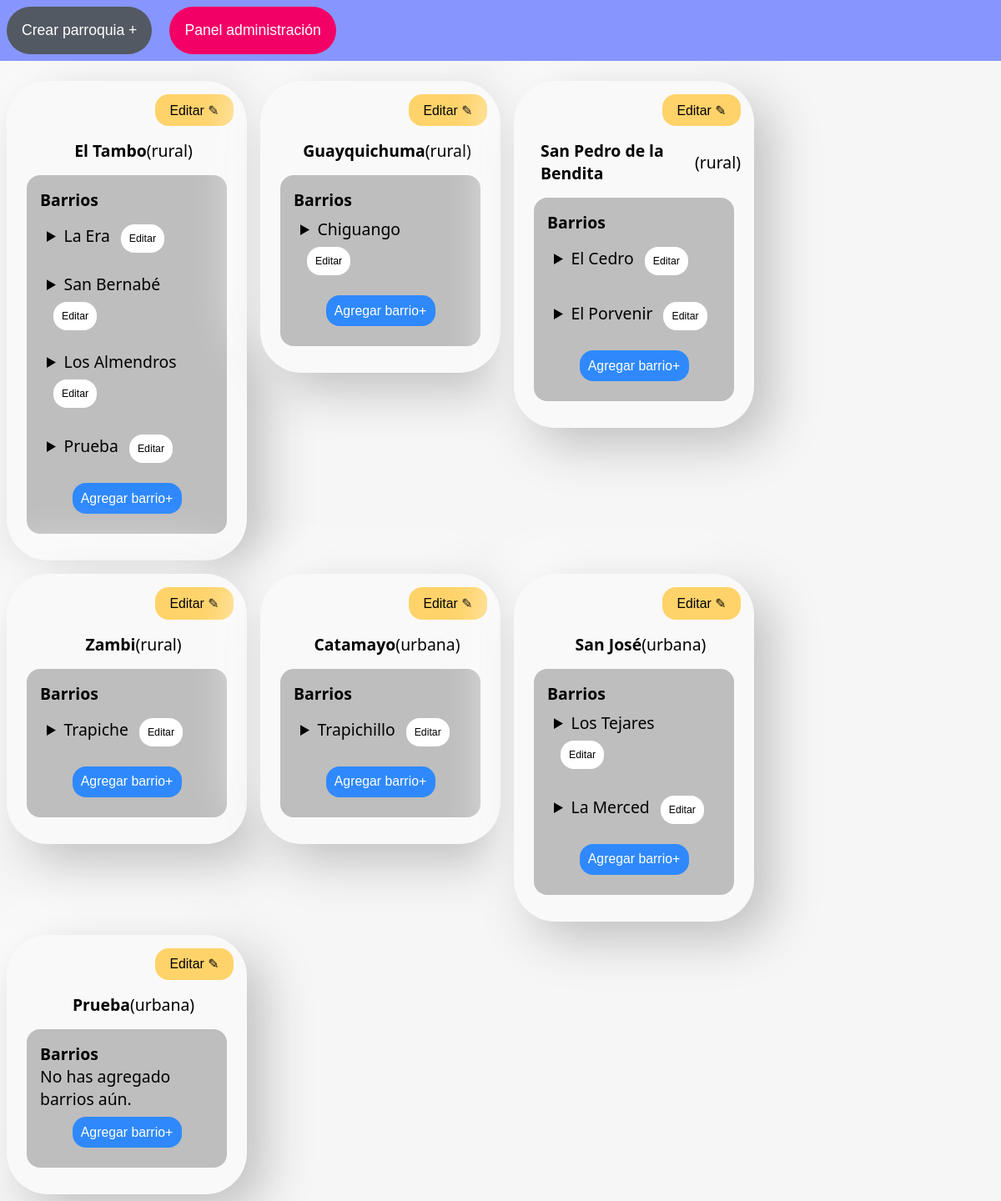
The app's page /ordenamiento/parroquias, older data.
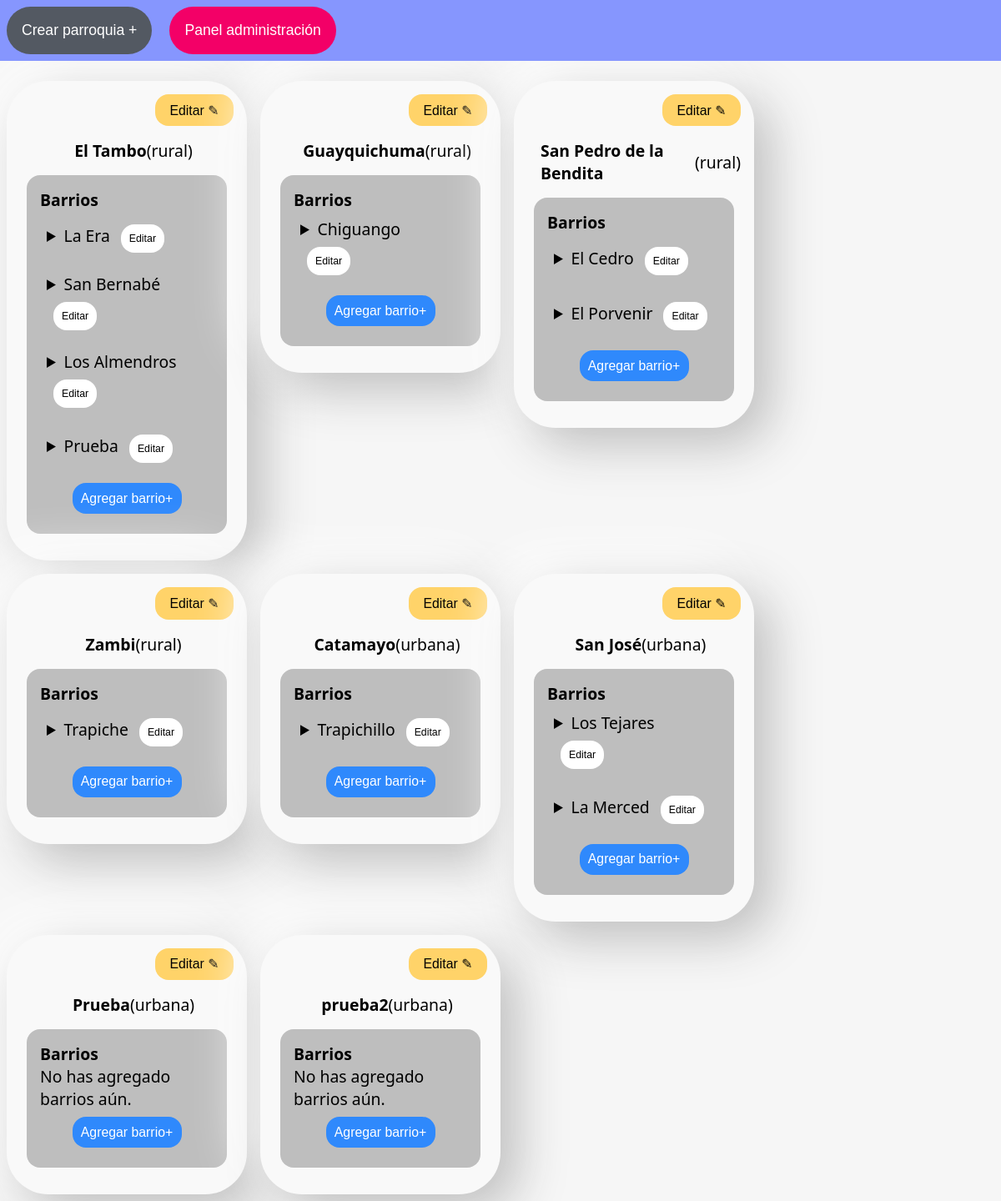
The same page, newer data.
### ordenamiento/models.py (models this page shows, shortened)
class Parroquia(models.Model):
    nombre = models.CharField(max_length=30)
    tipo = models.CharField(max_length=30, choices=(('urbana', 'Urbana'), ('rural', 'Rural')))

class Barrio(models.Model):
    nombre = models.CharField(max_length=30)
    numero_viviendas = models.PositiveIntegerField()
    numero_parques = models.PositiveIntegerField(choices=((1, '1'), (2, '2'), (3, '3'), (4, '4'), (5, '5'), (6, '6')))
    numero_edificios = models.PositiveIntegerField()
    parroquia = models.ForeignKey(Parroquia, on_delete=models.CASCADE)

### ordenamiento/views.py (the view)
# urls.py: path('parroquias', views.index, name='index'),
def index(request):
    parroquias = Parroquia.objects.all()
    displayed_data = {'parroquias': parroquias}
    return render(request, 'index.html', displayed_data)

### ordenamiento/templates/index.html (shortened to what this page needs)
{% load static %}
<!DOCTYPE html>
<html lang="en">
    <head>
        <link rel="stylesheet" type="text/css"
        href="{% static '/ordenamiento/css/index.css' %}">
        <link rel="stylesheet" type="text/css"
            href="{% static '/ordenamiento/css/main.css' %}">
    </head>
    <body>
        <header>
            <nav>
                <a href="{% url 'crear_parroquia' %}"><button>Crear parroquia +</button></a>
                <a href="{% url 'home' %}"><button
                        style="background-color: #F30067;">Panel administración</button></a>
            </nav>
        </header>
        <section>
            <article>
                {% for parroquia in parroquias %}
                <div class="parroquia">
                    <a style="align-self: self-end;"
                        href="{% url 'editar_parroquia' parroquia.id %}"><button
                            class="editar-parroquia-button">Editar ✎</button></a>
                    <span class="header">
                        <h3>{{parroquia.nombre}}</h3>
                        <p>({{parroquia.tipo}})</p>
                    </span>
                    <div class="parroquia-info">
                        <span class="info-item">
                            <h4>Barrios</h4>
                            {% for barrio in parroquia.barrio_set.all %}
                            <details class="barrio">
                                <summary>{{barrio.nombre}}
                                    <a style="align-self:center; "
                                        href="{% url 'editar_barrio' barrio.id %}"><button>Editar</button></a>
                                </summary>
                            </details>
                            {% empty %}
                            <p>No has agregado barrios aún.</p>
                            {% endfor %}
                            <a style="align-self:center"
                                href="{% url 'crear_barrio' %}"><button
                                    class="crear-barrio-button">Agregar
                                    barrio+</button></a>
                        </span>
                    </div>
                </div>
                {% endfor %}
            </article>
        </section>
    </body>
</html>

### ordenamiento/static/ordenamiento/css/index.css (style rules this page uses)
.parroquia { align-self: flex-start; width: 20%; display: flex; flex-direction: column; background-color: #F9F9F9; margin: 1vh; padding: 3vh; padding-top: 1vh; border-radius: 50px; box-shadow: 20px 20px 60px #bebebe, -20px -20px 60px #ffffff; }
.parroquia .editar-parroquia-button { width: 100%; align-self: flex-end; font-size: 0.9rem; border: none; background-color: #FFD369; padding: 1.2vh; }
.parroquia .crear-barrio-button { width: 90%; display: flex; font-size: 0.9rem; border: none; background-color: #2F89FC; color: #ffffff; padding: 1.2vh; }
.parroquia .header { width: 100%; display: flex; flex-direction: row; align-items: center; justify-content: center; margin: 1vh; }
.info-item { background-color: #bebebe; margin-top: 1vh; margin-bottom: 1vh; border-radius: 2vh; padding: 2vh; display: flex; flex-direction: column; flex-wrap: wrap; }
.barrio { margin: 1vh; }

### ordenamiento/static/ordenamiento/css/main.css (style rules this page uses)
html, body { min-height: 100vh; height: 100%; width: 100%; max-width: 100%; background-color: #f6f6f6; font-family: "Segoe UI", Tahoma, Geneva, Verdana, sans-serif; margin: 0; scroll-behavior: smooth; }
a { color: #ffffff; text-decoration: none !important; }
section { width: 100%; max-width: 100%; }
article { width: 100%; min-width: 100%; height: 100%; min-height: 95vh; display: flex; flex-direction: row; flex-wrap: wrap; align-items: center; }
* { padding: 0; margin: 0; font-size: 1.1rem; }
nav { width: 100%; background-color: #8696FE; margin-bottom: 2vh; position: sticky; }
nav button { font-size: 1rem; padding: 2vh; border-radius: 4vh; color: #ffffff; background: #535962; }
button { margin: 1vh; padding: 1vh; font-size: 0.7rem; border-radius: 2vh; background-color: #ffffff; border-color: transparent; transition-duration: 0.4s; font-weight: 500; }

Row changes from the older to the newer data that the page shows:
added Parroquia: nombre "prueba2", tipo "urbana"
